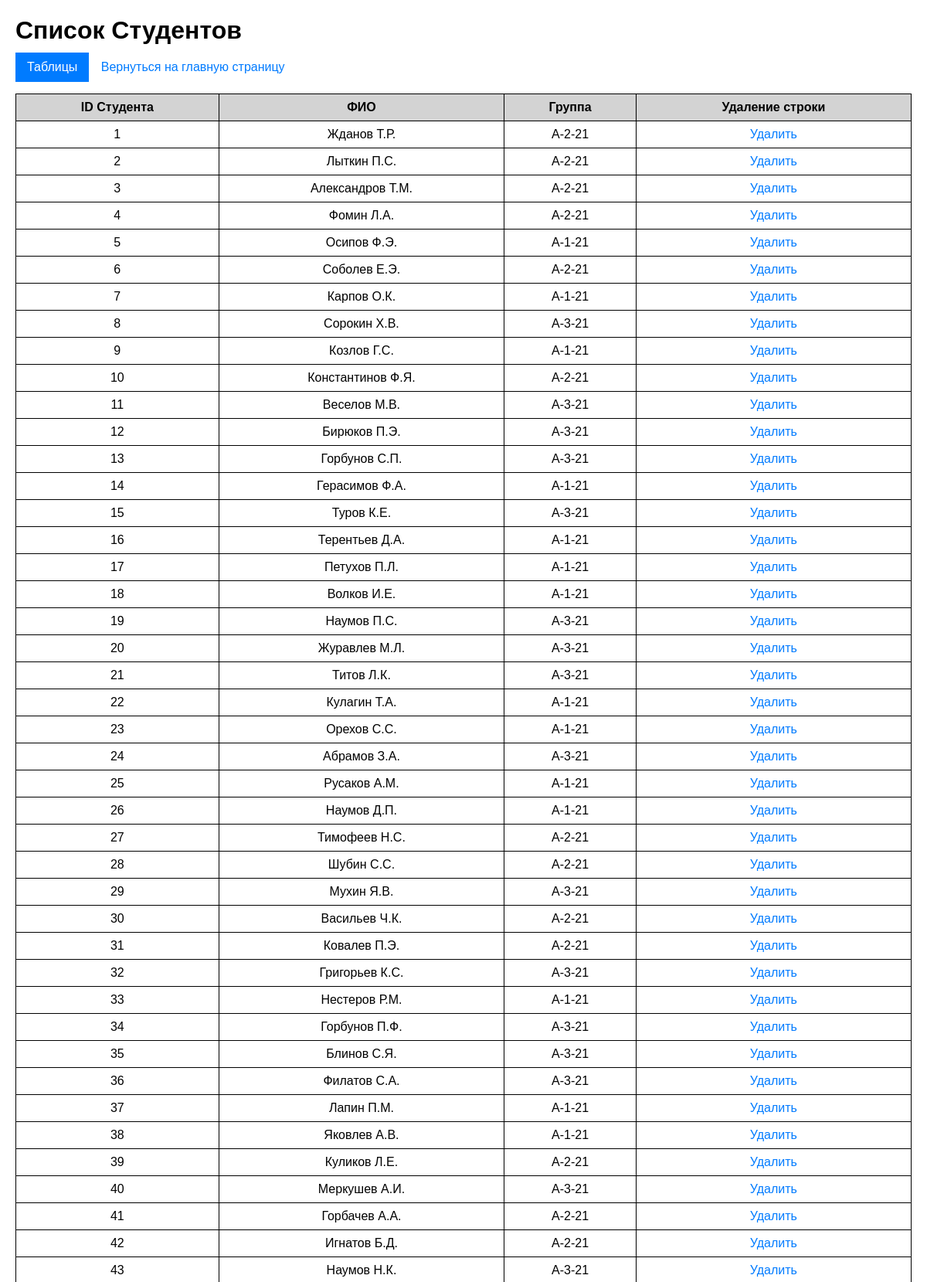
/students (upper part), run on the app's committed database.
### models.py (models this page shows)
class Student(Base):
    __tablename__ = 'students'
    student_id = Column(Integer, primary_key=True)
    firstname = Column(String, nullable=False)
    lastname = Column(String, nullable=False)
    patronymic = Column(String, nullable=False)
    group_student = Column(String, nullable=False)
    grades = relationship("StudentSubjectGrade", back_populates="student")
    interests = relationship("StudentThemeInterest", back_populates="student")
    distributions = relationship("Distribution", back_populates="student")

### app.py (the view)
@app.route("/students")
def display_students():
    students = student_repository.get_all(Student)
    return render_template('student_data.html', students=students)

### repositories.py (called while the page is built)
    def get_all(self, model) -> list:
        with self.Session() as session:
            return session.query(model).all()

### templates/student_data.html (shortened to what this page needs)
<!DOCTYPE html>
<html lang="en">
<head>
</head>
<body>
    <h1>Список Студентов</h1>
        {% include 'dropdown_tables.html' %}
    <a href="{{url_for('index')}}">Вернуться на главную страницу</a>
    <table>
        <tr>
            <th>ID Студента</th>
            <th>ФИО</th>
            <th>Группа</th>
            <th>Удаление строки</th>
        </tr>
        {%for student in students%}
        <tr>
            <td>{{student.student_id}}</td>
            <td>{{ student.lastname }} {{ student.firstname[0].upper() }}.{{ student.patronymic[0].upper()}}.</td>
            <td>{{student.group_student}}</td>
            <td>
                <a href=" ">Удалить</a>
            </td>
        </tr>
        {%endfor%}
    </table>
</body>
</html>

### templates/student_data.html (style rules this page uses)
body { font-family: Arial, sans-serif; margin: 20px; }
table { width: 100%; border-collapse: collapse; margin-top:15px; }
td,th { border: 1px solid ; padding: 8px; text-align: center; }
th { background-color: lightgray; font-size: 16px; font-weight: bold; }
a { font-size: 16px; padding: 5px 10px; text-decoration: none; color: #007bff; border: 1px solid transparent; border-radius: 5px; transition: background-color 0.3s; }
h1 { margin-bottom: 10px; }

### data on the page
Student: student_id "1", lastname "Жданов", firstname "Т", patronymic "Р", group_student "A-2-21"
Student: student_id "2", lastname "Лыткин", firstname "П", patronymic "С", group_student "A-2-21"
Student: student_id "3", lastname "Александров", firstname "Т", patronymic "М", group_student "A-2-21"
Student: student_id "4", lastname "Фомин", firstname "Л", patronymic "А", group_student "A-2-21"
Student: student_id "5", lastname "Осипов", firstname "Ф", patronymic "Э", group_student "A-1-21"
Student: student_id "6", lastname "Соболев", firstname "Е", patronymic "Э", group_student "A-2-21"
Student: student_id "7", lastname "Карпов", firstname "О", patronymic "К", group_student "A-1-21"
Student: student_id "8", lastname "Сорокин", firstname "Х", patronymic "В", group_student "A-3-21"
Student: student_id "9", lastname "Козлов", firstname "Г", patronymic "С", group_student "A-1-21"
Student: student_id "10", lastname "Константинов", firstname "Ф", patronymic "Я", group_student "A-2-21"
Student: student_id "11", lastname "Веселов", firstname "М", patronymic "В", group_student "A-3-21"
Student: student_id "12", lastname "Бирюков", firstname "П", patronymic "Э", group_student "A-3-21"
Student: student_id "13", lastname "Горбунов", firstname "С", patronymic "П", group_student "A-3-21"
Student: student_id "14", lastname "Герасимов", firstname "Ф", patronymic "А", group_student "A-1-21"
Student: student_id "15", lastname "Туров", firstname "К", patronymic "Е", group_student "A-3-21"
Student: student_id "16", lastname "Терентьев", firstname "Д", patronymic "А", group_student "A-1-21"
Student: student_id "17", lastname "Петухов", firstname "П", patronymic "Л", group_student "A-1-21"
Student: student_id "18", lastname "Волков", firstname "И", patronymic "Е", group_student "A-1-21"
Student: student_id "19", lastname "Наумов", firstname "П", patronymic "С", group_student "A-3-21"
Student: student_id "20", lastname "Журавлев", firstname "М", patronymic "Л", group_student "A-3-21"
Student: student_id "21", lastname "Титов", firstname "Л", patronymic "К", group_student "A-3-21"
Student: student_id "22", lastname "Кулагин", firstname "Т", patronymic "А", group_student "A-1-21"
Student: student_id "23", lastname "Орехов", firstname "С", patronymic "С", group_student "A-1-21"
Student: student_id "24", lastname "Абрамов", firstname "З", patronymic "А", group_student "A-3-21"
Student: student_id "25", lastname "Русаков", firstname "А", patronymic "М", group_student "A-1-21"
Student: student_id "26", lastname "Наумов", firstname "Д", patronymic "П", group_student "A-1-21"
Student: student_id "27", lastname "Тимофеев", firstname "Н", patronymic "С", group_student "A-2-21"
Student: student_id "28", lastname "Шубин", firstname "С", patronymic "С", group_student "A-2-21"
Student: student_id "29", lastname "Мухин", firstname "Я", patronymic "В", group_student "A-3-21"
Student: student_id "30", lastname "Васильев", firstname "Ч", patronymic "К", group_student "A-2-21"
Student: student_id "31", lastname "Ковалев", firstname "П", patronymic "Э", group_student "A-2-21"
Student: student_id "32", lastname "Григорьев", firstname "К", patronymic "С", group_student "A-3-21"
Student: student_id "33", lastname "Нестеров", firstname "Р", patronymic "М", group_student "A-1-21"
Student: student_id "34", lastname "Горбунов", firstname "П", patronymic "Ф", group_student "A-3-21"
Student: student_id "35", lastname "Блинов", firstname "С", patronymic "Я", group_student "A-3-21"
Student: student_id "36", lastname "Филатов", firstname "С", patronymic "А", group_student "A-3-21"
Student: student_id "37", lastname "Лапин", firstname "П", patronymic "М", group_student "A-1-21"
Student: student_id "38", lastname "Яковлев", firstname "А", patronymic "В", group_student "A-1-21"
Student: student_id "39", lastname "Куликов", firstname "Л", patronymic "Е", group_student "A-2-21"
Student: student_id "40", lastname "Меркушев", firstname "А", patronymic "И", group_student "A-3-21"
Student: student_id "41", lastname "Горбачев", firstname "А", patronymic "А", group_student "A-2-21"
Student: student_id "42", lastname "Игнатов", firstname "Б", patronymic "Д", group_student "A-2-21"
Student: student_id "43", lastname "Наумов", firstname "Н", patronymic "К", group_student "A-3-21"
